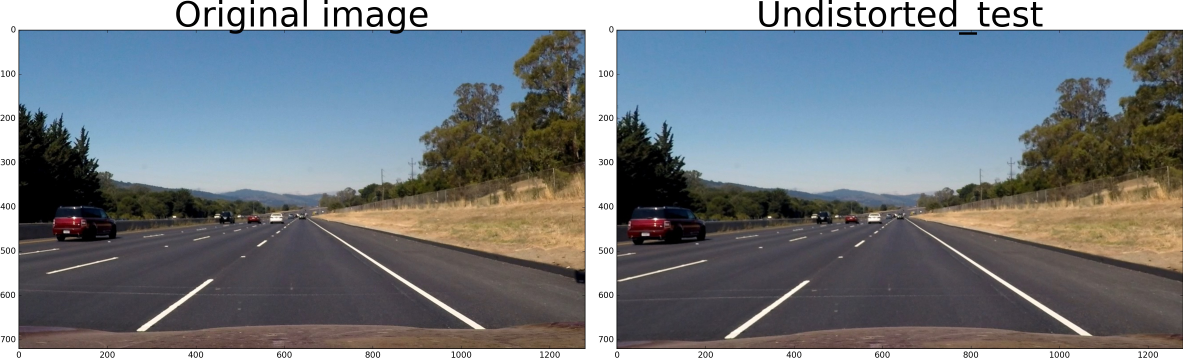
#> input picture output_images/Undistorted_test.jpg, 4732 x 1438 px (shown at 1/4 size); its folder holds only this picture in this run
$ python warp.py
#> lines starting #> are read from the running program, lines starting #| are printed output that depends on the picture
### utils.py
def display_side_by_side(orig, processed, cmap=None, caption="processed", save_path=None):
      # assume save_path does not have '/' at the end

      import matplotlib.pyplot as plt

      f, (ax1, ax2) = plt.subplots(1, 2, figsize=(24, 9)) # 1 row, 2 columns, with alias ax1, ax2
      f.tight_layout()

      ax1.imshow(orig) # show image at ax1
      ax1.set_title("Original image", fontsize=50)

      ax2.imshow(processed, cmap=cmap)
      ax2.set_title(caption, fontsize=50)

      plt.subplots_adjust(left=0., right=1, top=0.9, bottom=0.)
      plt.show()                  # This is needed to make the plot visible when executing from shell

      if save_path:
          f.savefig(save_path+'/'+caption+'.jpg', bbox_inches='tight', pad_inches=0.0, dpi=200,)

def normalized(img):
    import numpy as np
    return np.uint8(255*img/np.max(np.absolute(img)))

### warp.py
import cv2
import numpy as np
import glob
import matplotlib.image as mpimg
import os.path
import utils

def perspective_matrix_and_inverse():
    src = np.float32([(579,460),
                   (203,720),
                   (1127,720),
                   (711,460)])

    dst = np.float32([(350, 0),
                   (350,720),
                   (940,720),
                   (940,0)])
    lane_width_px = dst[3][0] - dst[0][0]
    lane_length_px = dst[1][1] - dst[0][1]
    xm_per_pix = 3.7/lane_width_px
    ym_per_pix = 30/lane_length_px
    M = cv2.getPerspectiveTransform(src, dst)
    Minv = cv2.getPerspectiveTransform(dst, src)
    return M, Minv, xm_per_pix, ym_per_pix
def warp(img, M):
    height, width = img.shape[:2]
    return cv2.warpPerspective(img, M, (width, height), flags=cv2.INTER_LINEAR)

def warp_test():
    M, Minv, xm_per_pix, ym_per_pix = perspective_matrix_and_inverse()

    img_paths = glob.glob("./output_images/undistorted_*.jpg")

    for fname in img_paths:
        img = mpimg.imread(fname)
#> img is the input picture: shape (1438, 4732, 3); mean R, G, B 119.3, 126.4, 132.7
        warped = warp(img, M)
#> in warp, `return cv2.warpPerspective(img, M, (width, height), flags=cv2.INTER_LI..`:
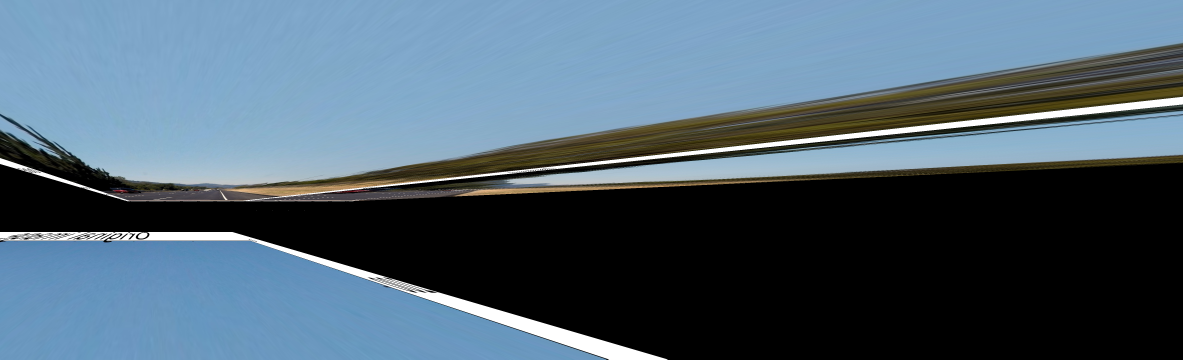
#> returned value: shape (1438, 4732, 3) (shown at 1/4 size); mean of channels 0, 1, 2 78.2, 98, 112.9; drawn as R, G, B

        saved_name = "./output_images/warped_" + os.path.basename(fname)

        mpimg.imsave(saved_name, warped)
    # End of for fname
    utils.display_side_by_side(img, warped, caption="warped", save_path="./output_images")
#> in display_side_by_side, `plt.show()`:
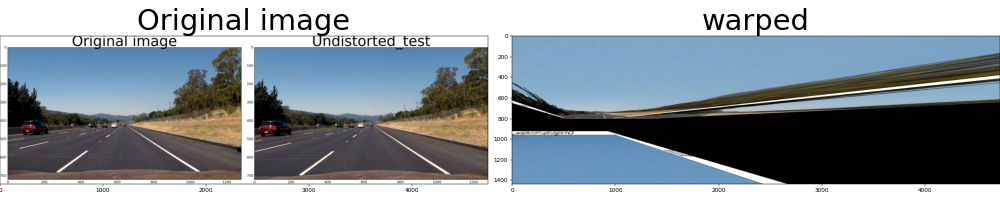
#> figure drawn by matplotlib, 2 panels

def main():
    warp_test()
    return 0

# imports
import sys
# constants

# exception classes

# interface functions

# classes

# internal functions & classes

if __name__ == '__main__':
    status = main()
    sys.exit(status)
#> (the program exits here)
